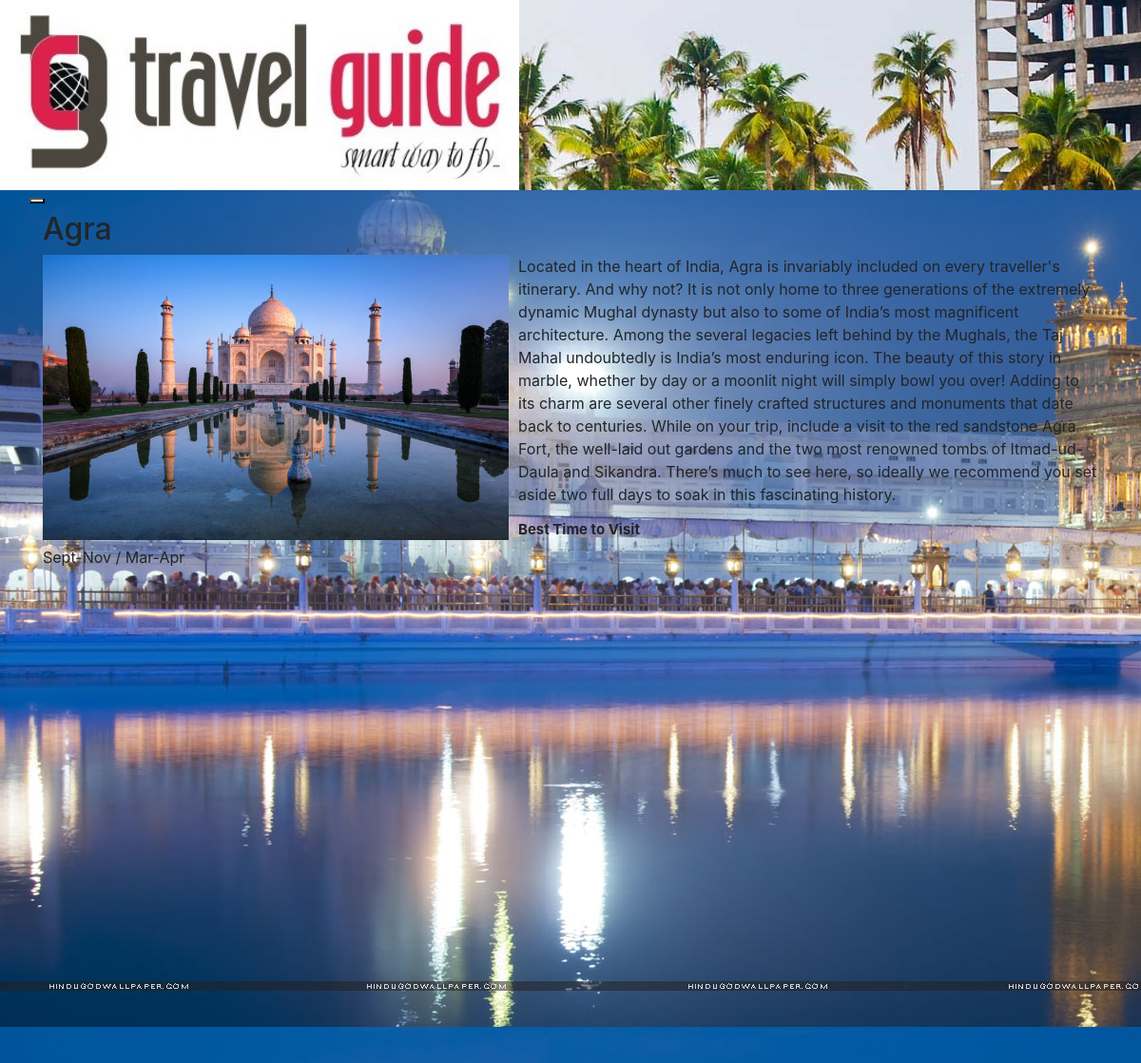
Page /9/ on the committed database.
### main/models.py (models this page shows, shortened)
class Location(models.Model):
    name = models.CharField(max_length=100)
    image = models.ImageField(upload_to='location_images',
                            default='media/default.png')
    description = models.CharField(max_length=1000)
    Best_Time_to_Visit = models.CharField(max_length=100)

### main/views.py (the view)
# urls.py: url(r'^([0-9]+)/$',views.detail,name = 'detail'),
def detail(request, location_id):
    location = Location.objects.get(id=location_id)
    return render(request, 'detail.html', {'location': location})

### main/templates/detail.html
{% extends 'base.html' %}
{% load staticfiles %}
{% block content %}
<div class="tracker panel panel-default">
    <div class="panel-heading">
        <h2 class="panel-title">{{ location.name }}</h2>
    </div>
    <div class="panel-body">
        <img src="{{ location.image.url }}" alt="Location " />
         <p>{{ location.description }}</p>
        <h3>Best Time to Visit</h3>
        <p>{{ location.Best_Time_to_Visit }}</p>
    </div>
   <br><br>
    <div>
    	<iframe src="https://www.google.com/maps/embed?pb=!1m18!1m12!1m3!1d31844760.89615257!2d63.51546131855187!3d20.949402366265602!2m3!1f0!2f0!3f0!3m2!1i1024!2i768!4f13.1!3m3!1m2!1s0x30635ff06b92b791%3A0xd78c4fa1854213a6!2sIndia!5e0!3m2!1sen!2sin!4v1522005241280" width="100%" height="450" frameborder="0" style="border:0" allowfullscreen></iframe>
    </div>
</div>
{% endblock %}

### main/static/style.css (style rules this page uses)
body { background: #7E797C url("images/image7.jpg"); }
.panel-body img { float: left; width: 500px; height: 300px; padding-right: 10px; }
.panel-body h3 { font-size: 15px; font-weight: bold; }

### rows in the picture
Location: name "Agra", image (picture), description "Located in the heart of India, Agra is invariably included on every traveller's itinerary. And why not? It is not only home to three generations of the extremely dynamic Mughal dynasty but also to some of India’s most magnificent architecture. Among the several legacies left behind by the Mughals, the Taj Mahal undoubtedly is India’s most enduring icon. The beauty of this story in marble, whether by day or a moonlit night will simply bowl you over! Adding to its charm are several other finely crafted structures and monuments that date back to centuries. While on your trip, include a visit to the red sandstone Agra Fort, the well-laid out gardens and the two most renowned tombs of…", Best_Time_to_Visit "Sept-Nov / Mar-Apr"
